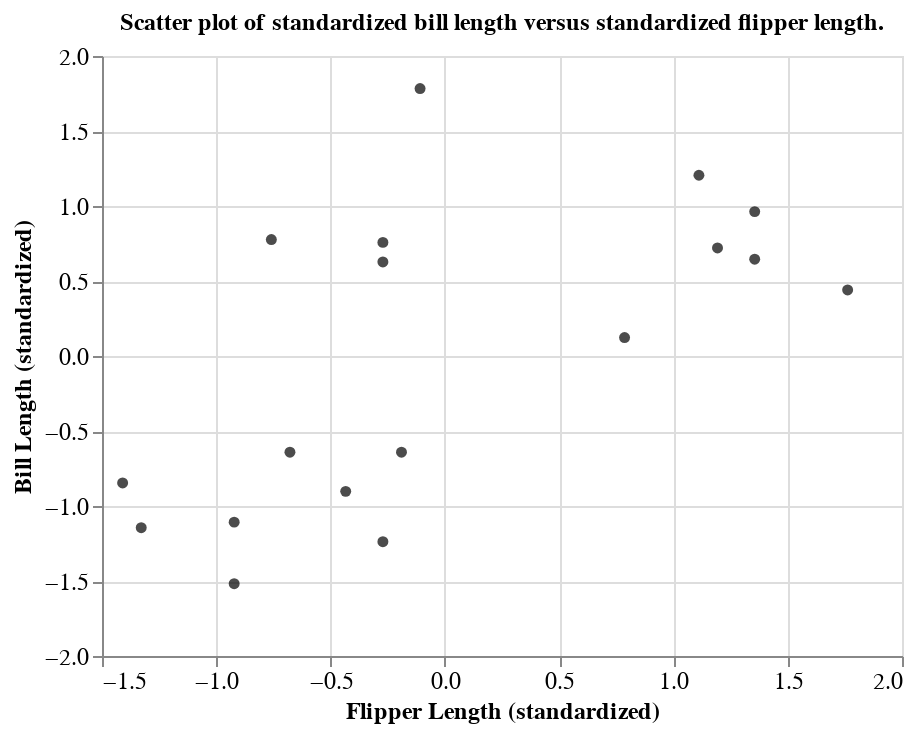

The notebook cell saved with this chart:
### Markdown cell above
Next, we can create a scatter plot using this data set 
to see if we can detect subtypes or groups in our data set.

\newpage

### Code cell
alt.Chart(penguin_data, title="Scatter plot of standardized bill length versus standardized flipper length.").mark_circle(color='black').encode(
    x = alt.X("flipper_length_standardized", title="Flipper Length (standardized)"),
    y = alt.Y("bill_length_standardized", title="Bill Length (standardized)")).configure_axis(
    labelFontSize=12,
    titleFontSize=12
).configure_title(fontSize=12)

### Figure 1 — Vega-Lite specification as saved in the notebook (floating-point values rounded to 4 significant figures)
{"$schema": "https://vega.github.io/schema/vega-lite/v4.17.0.json", "config": {"axis": {"labelFontSize": 12, "titleFontSize": 12}, "title": {"fontSize": 12}, "view": {"continuousHeight": 300, "continuousWidth": 400}}, "data": {"name": "data-ebb59f3fa086785a5682bd5f8fba47af"}, "datasets": {"data-ebb59f3fa086785a5682bd5f8fba47af": [{"bill_length_standardized": -0.6414, "flipper_length_standardized": -0.1898}, {"bill_length_standardized": -1.145, "flipper_length_standardized": -1.328}, {"bill_length_standardized": -1.518, "flipper_length_standardized": -0.9218}, {"bill_length_standardized": -1.108, "flipper_length_standardized": -0.9218}, {"bill_length_standardized": -0.8465, "flipper_length_standardized": -1.41}, {"bill_length_standardized": -0.6414, "flipper_length_standardized": -0.6778}, {"bill_length_standardized": -1.238, "flipper_length_standardized": -0.2711}, {"bill_length_standardized": -0.9025, "flipper_length_standardized": -0.4338}, {"bill_length_standardized": 0.7201, "flipper_length_standardized": 1.193}, {"bill_length_standardized": 0.6455, "flipper_length_standardized": 1.356}, {"bill_length_standardized": 0.9626, "flipper_length_standardized": 1.356}, {"bill_length_standardized": 0.4404, "flipper_length_standardized": 1.762}, {"bill_length_standardized": 1.205, "flipper_length_standardized": 1.112}, {"bill_length_standardized": 0.1233, "flipper_length_standardized": 0.7862}, {"bill_length_standardized": 0.6269, "flipper_length_standardized": -0.2711}, {"bill_length_standardized": 0.7574, "flipper_length_standardized": -0.2711}, {"bill_length_standardized": 1.783, "flipper_length_standardized": -0.1084}, {"bill_length_standardized": 0.7761, "flipper_length_standardized": -0.7591}]}, "encoding": {"x": {"field": "flipper_length_standardized", "title": "Flipper Length (standardized)", "type": "quantitative"}, "y": {"field": "bill_length_standardized", "title": "Bill Length (standardized)", "type": "quantitative"}}, "mark": {"color": "black", "type": "circle"}, "title": "Scatter plot of standardized bill length versus standardized flipper length."}
